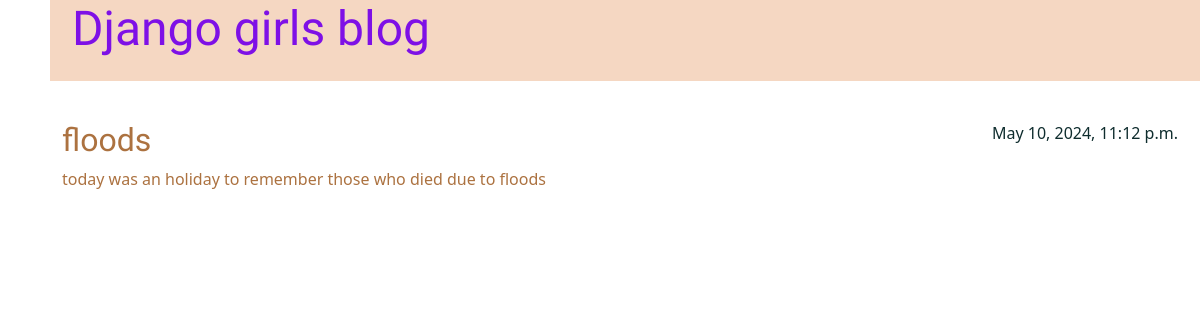
Before: /post/2/ with the older database file.
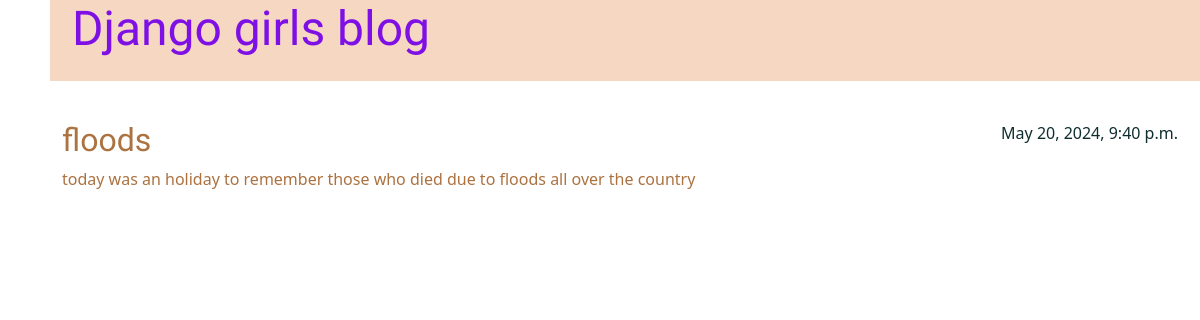
After: the same page with the newer database file.
### blog/models.py (models this page shows, shortened)
class Post(models.Model):
    author = models.ForeignKey(settings.AUTH_USER_MODEL, on_delete=models.CASCADE)
    title = models.CharField(max_length=200)
    text = models.TextField()
    created_date = models.DateTimeField(default=timezone.now)
    published_date = models.DateTimeField(blank=True, null=True)

### blog/views.py (the view)
# urls.py: path('post/<int:pk>/', views.post_detail, name='post_details'),
def post_detail(request, pk):
    post = get_object_or_404(Post, pk=pk)
    return render(request, 'blog/post_detail.html', {'post':post})

### blog/templates/blog/post_detail.html (shortened to what this page needs)
{% extends 'blog/base.html' %}
{% block content %}
<article class="post">
    {% if post.published_date %}
    <time class="date">
        {{ post.published_date }}
    </time>
    {% endif %}
    <h2>{{ post.title }}</h2>
    <p>{{ post.text|linebreaksbr }}</p>
</article>
{% endblock %}

Changed rows visible on the page:
changed Post "floods": published_date "May 10, 2024, 11:12 p.m." → "May 20, 2024, 9:40 p.m."; text "today was an holiday to remember those who died due to floods" → "today was an holiday to remember those who died due to floods all over the country"
